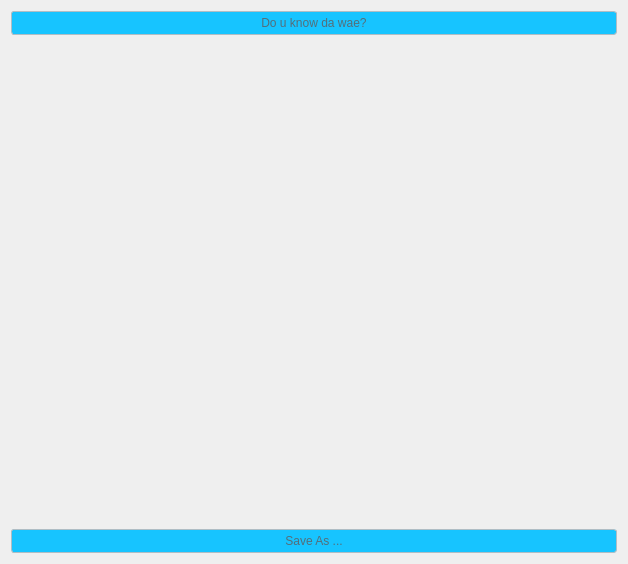
<?xml version="1.0" encoding="UTF-8"?>
<ui version="4.0">
 <class>MapField</class>
 <widget class="QWidget" name="MapField">
  <property name="geometry">
   <rect>
    <x>0</x>
    <y>0</y>
    <width>628</width>
    <height>564</height>
   </rect>
  </property>
  <property name="mouseTracking">
   <bool>true</bool>
  </property>
  <property name="windowTitle">
   <string>Form</string>
  </property>
  <property name="styleSheet">
   <string notr="true">QPushButton {
	background-color: #17c4ff;
	color: #546e7a;
	border: 1px solid #AFBDC4;
	border-radius: 3px;
	padding: 4px 22px;
}

QPushButton:hover {
	background-color: #a2f1ff;
}

QPushButton:pressed {
	background-color: #69cfff;
}

QLineEdit {
	border: 1px solid #AFBDC4;
	border-radius: 3px;
	color: #2e5d80;
}</string>
  </property>
  <layout class="QVBoxLayout" name="verticalLayout">
   <item>
    <widget class="QPushButton" name="pushButton">
     <property name="text">
      <string>Do u know da wae?</string>
     </property>
    </widget>
   </item>
   <item>
    <spacer name="verticalSpacer">
     <property name="orientation">
      <enum>Qt::Vertical</enum>
     </property>
     <property name="sizeHint" stdset="0">
      <size>
       <width>20</width>
       <height>40</height>
      </size>
     </property>
    </spacer>
   </item>
   <item>
    <widget class="QPushButton" name="pushButton_2">
     <property name="text">
      <string>Save As ...</string>
     </property>
    </widget>
   </item>
  </layout>
 </widget>
 <resources/>
 <connections/>
</ui>
